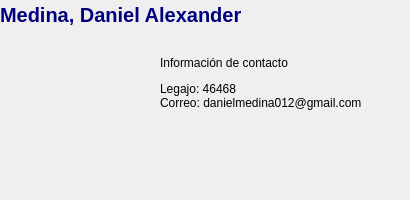
          <widget class="QWidget" name="page_7">
           <widget class="QFrame" name="frame_8">
            <property name="geometry">
             <rect>
              <x>0</x>
              <y>0</y>
              <width>401</width>
              <height>191</height>
             </rect>
            </property>
            <property name="frameShape">
             <enum>QFrame::NoFrame</enum>
            </property>
            <property name="frameShadow">
             <enum>QFrame::Raised</enum>
            </property>
            <widget class="QLabel" name="label_55">
             <property name="geometry">
              <rect>
               <x>0</x>
               <y>0</y>
               <width>261</width>
               <height>31</height>
              </rect>
             </property>
             <property name="font">
              <font>
               <family>MS Sans Serif</family>
               <pointsize>15</pointsize>
               <weight>75</weight>
               <italic>false</italic>
               <bold>true</bold>
              </font>
             </property>
             <property name="text">
              <string>&lt;html&gt;&lt;head/&gt;&lt;body&gt;&lt;p&gt;&lt;span style=&quot; color:#00007f;&quot;&gt;Medina, Daniel Alexander&lt;/span&gt;&lt;/p&gt;&lt;/body&gt;&lt;/html&gt;</string>
             </property>
            </widget>
            <widget class="QLabel" name="label_56">
             <property name="geometry">
              <rect>
               <x>160</x>
               <y>40</y>
               <width>221</width>
               <height>101</height>
              </rect>
             </property>
             <property name="text">
              <string>&lt;html&gt;&lt;head/&gt;&lt;body&gt;&lt;p&gt;Información de contacto&lt;/p&gt;&lt;p&gt;Legajo: 46468&lt;br/&gt;Correo: danielmedina012@gmail.com&lt;br/&gt;&lt;/p&gt;&lt;/body&gt;&lt;/html&gt;</string>
             </property>
             <property name="scaledContents">
              <bool>false</bool>
             </property>
             <property name="wordWrap">
              <bool>true</bool>
             </property>
            </widget>
            <widget class="QLabel" name="label_57">
             <property name="geometry">
              <rect>
               <x>0</x>
               <y>30</y>
               <width>151</width>
               <height>151</height>
              </rect>
             </property>
             <property name="text">
              <string/>
             </property>
             <property name="pixmap">
              <pixmap>Logo/Daniel.jpg</pixmap>
             </property>
             <property name="scaledContents">
              <bool>true</bool>
             </property>
            </widget>
           </widget>
          </widget>
